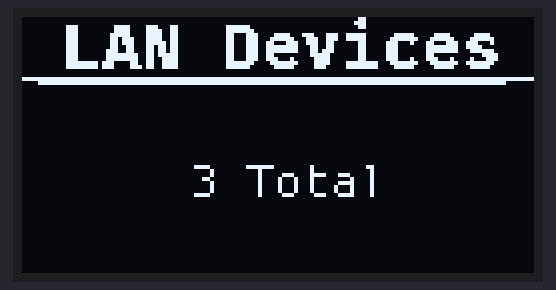
Simulated run of this sketch. Board: Arduino Nano, built with avr-gcc and run on an emulated ATmega328P. Parts: 128×64 one-colour display. What the sketch prints to the serial monitor is not drawn. At 0.1 s the program stops and its outputs stay as they are.

Above: at 0.1 s.

The sketch:

nano-oled-font.ino
```cpp
#include <Adafruit_SSD1306.h>

#include "FiraCode-Bold8pt7b.h"
#include "ProggySquare8pt7b.h"

#define SCREEN_64_H 1


#define SCREEN_WIDTH 128
#if defined(SCREEN_64_H)
  #define SCREEN_HEIGHT 64
#else
  #define SCREEN_HEIGHT 32
#endif

#define OLED_RESET     4
#define SCREEN_ADDRESS 0x3C
Adafruit_SSD1306 display(SCREEN_WIDTH, SCREEN_HEIGHT, &Wire, OLED_RESET);


void setup() {
  Serial.begin(115200);
  Serial.println(F("-:- SOF setup() -:-"));

  if (!display.begin(SSD1306_SWITCHCAPVCC, SCREEN_ADDRESS)) {
    Serial.println(F("SSD1306 allocation failed"));

  } else {
    display.clearDisplay();
    display.display();

#   if defined(SCREEN_64_H)
      display.drawLine(0, 15,  display.width() - 1, 15, SSD1306_WHITE);
      display.drawLine(4, 16,  display.width() - 8, 16, SSD1306_WHITE);
#   else
      display.drawLine(0, 13,  display.width() - 1, 13, SSD1306_WHITE);
      display.drawLine(4, 14,  display.width() - 8, 14, SSD1306_WHITE);
#   endif
    display.setTextColor(SSD1306_WHITE);
    display.setTextSize(1);

    display.setFont(&FiraCode_Bold8pt7b);
#   if defined(SCREEN_64_H)
      display.setCursor(10, 12);
#   else
      display.setCursor(10, 19);
#   endif
    display.println(F("LAN Devices"));

    display.setFont(&ProggySquare8pt7b);
#   if defined(SCREEN_64_H)
      display.setCursor(42, 44);
#   else
      display.setCursor(42, 28);
#   endif
    display.println(F("3 Total"));

    display.display();
  }

  Serial.println("\\\\=- EOF setup() -=//");
}

void loop() {
  while (true) { }
}
```

Source omitted: de-Bold8pt7b.h (data table, 11597 bytes), gySquare8pt7b.h (data table, 8046 bytes)
